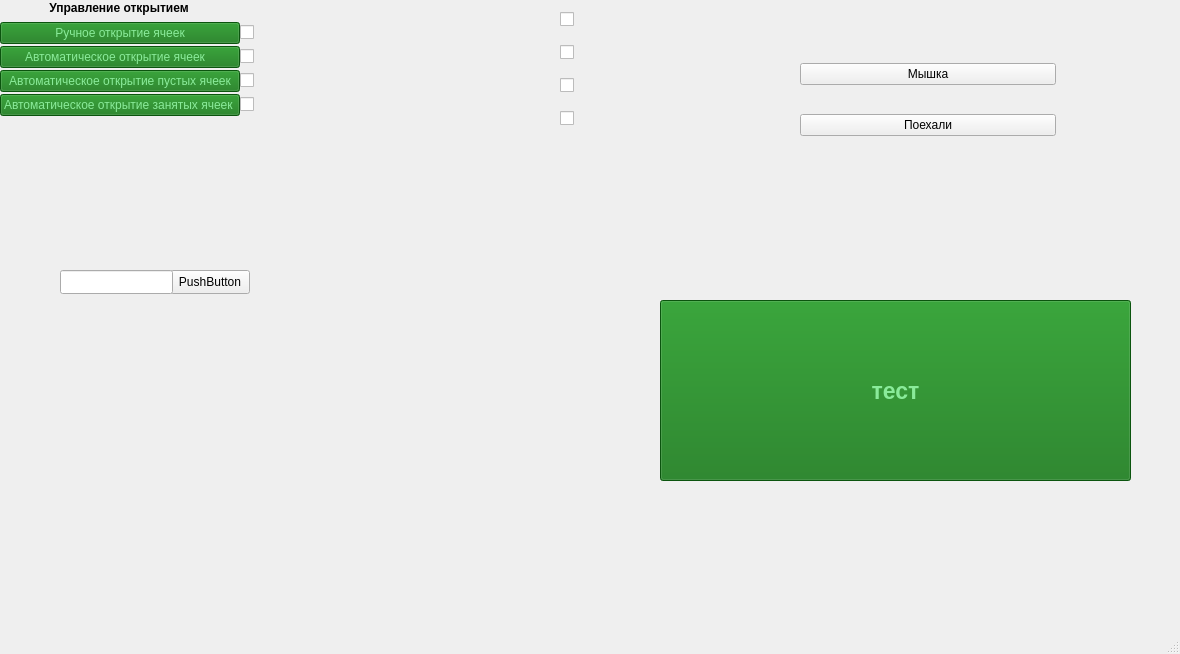
<?xml version="1.0" encoding="UTF-8"?>
<ui version="4.0">
 <class>MainWindow</class>
 <widget class="QMainWindow" name="MainWindow">
  <property name="geometry">
   <rect>
    <x>0</x>
    <y>0</y>
    <width>1180</width>
    <height>654</height>
   </rect>
  </property>
  <property name="windowTitle">
   <string>MainWindow</string>
  </property>
  <property name="toolTip">
   <string>999999</string>
  </property>
  <property name="statusTip">
   <string/>
  </property>
  <property name="whatsThis">
   <string>3</string>
  </property>
  <property name="styleSheet">
   <string notr="true"/>
  </property>
  <property name="1" stdset="0">
   <pixmap/>
  </property>
  <widget class="QWidget" name="centralwidget">
   <widget class="QWidget" name="gridLayoutWidget">
    <property name="geometry">
     <rect>
      <x>0</x>
      <y>20</y>
      <width>254</width>
      <height>98</height>
     </rect>
    </property>
    <layout class="QGridLayout" name="gridLayout">
     <property name="leftMargin">
      <number>0</number>
     </property>
     <property name="bottomMargin">
      <number>0</number>
     </property>
     <property name="spacing">
      <number>0</number>
     </property>
     <item row="3" column="0">
      <widget class="QPushButton" name="avto_open_NULL_door_pushButton">
       <property name="styleSheet">
        <string notr="true">QPushButton{
color: rgb(138, 235, 154);
background: rgb(16, 118, 19);
}
QPushButton:hover
{
color:rgb(217, 255, 208);
background: rgb(16, 118, 19);
}
   </string>
       </property>
       <property name="text">
        <string>Автоматическое открытие пустых ячеек</string>
       </property>
      </widget>
     </item>
     <item row="1" column="0">
      <widget class="QPushButton" name="Avto_open_door_button">
       <property name="enabled">
        <bool>true</bool>
       </property>
       <property name="styleSheet">
        <string notr="true">QPushButton{
color: rgb(138, 235, 154);
background: rgb(16, 118, 19);
}
QPushButton:hover
{
color:rgb(217, 255, 208);
background: rgb(16, 118, 19);
}
   </string>
       </property>
       <property name="text">
        <string>Автоматическое открытие ячеек   </string>
       </property>
       <property name="checkable">
        <bool>false</bool>
       </property>
       <property name="autoRepeat">
        <bool>false</bool>
       </property>
       <property name="autoExclusive">
        <bool>false</bool>
       </property>
       <property name="autoRepeatDelay">
        <number>300</number>
       </property>
       <property name="autoRepeatInterval">
        <number>100</number>
       </property>
       <property name="autoDefault">
        <bool>false</bool>
       </property>
       <property name="default">
        <bool>false</bool>
       </property>
       <property name="flat">
        <bool>false</bool>
       </property>
      </widget>
     </item>
     <item row="3" column="1">
      <widget class="QCheckBox" name="checkBox_avto_open_NULL_door">
       <property name="enabled">
        <bool>true</bool>
       </property>
       <property name="text">
        <string/>
       </property>
      </widget>
     </item>
     <item row="4" column="0">
      <widget class="QPushButton" name="avto_open_full_door_pushButton">
       <property name="styleSheet">
        <string notr="true">QPushButton{
color: rgb(138, 235, 154);
background: rgb(16, 118, 19);
}
QPushButton:hover
{
color:rgb(217, 255, 208);
background: rgb(16, 118, 19);
}
   </string>
       </property>
       <property name="text">
        <string>Автоматическое открытие занятых ячеек </string>
       </property>
      </widget>
     </item>
     <item row="0" column="0">
      <widget class="QPushButton" name="mexanik_open_door_button">
       <property name="enabled">
        <bool>true</bool>
       </property>
       <property name="styleSheet">
        <string notr="true">QPushButton{
color: rgb(138, 235, 154);
background: rgb(16, 118, 19);
}
QPushButton:hover
{
color:rgb(217, 255, 208);
background: rgb(16, 118, 19);
}
   </string>
       </property>
       <property name="text">
        <string>Ручное открытие ячеек</string>
       </property>
       <property name="checkable">
        <bool>false</bool>
       </property>
       <property name="autoRepeat">
        <bool>false</bool>
       </property>
       <property name="autoExclusive">
        <bool>false</bool>
       </property>
       <property name="autoRepeatDelay">
        <number>300</number>
       </property>
       <property name="autoRepeatInterval">
        <number>100</number>
       </property>
       <property name="autoDefault">
        <bool>false</bool>
       </property>
       <property name="default">
        <bool>false</bool>
       </property>
       <property name="flat">
        <bool>false</bool>
       </property>
      </widget>
     </item>
     <item row="1" column="1">
      <widget class="QCheckBox" name="checkBox_avto_open_door">
       <property name="enabled">
        <bool>true</bool>
       </property>
       <property name="text">
        <string/>
       </property>
       <property name="checked">
        <bool>false</bool>
       </property>
       <property name="autoRepeatDelay">
        <number>300</number>
       </property>
       <property name="autoRepeatInterval">
        <number>100</number>
       </property>
       <property name="tristate">
        <bool>false</bool>
       </property>
      </widget>
     </item>
     <item row="0" column="1">
      <widget class="QCheckBox" name="checkBox_mexanik_open_door">
       <property name="enabled">
        <bool>true</bool>
       </property>
       <property name="text">
        <string/>
       </property>
      </widget>
     </item>
     <item row="4" column="1">
      <widget class="QCheckBox" name="checkBox_avto_open_fukll_door">
       <property name="enabled">
        <bool>true</bool>
       </property>
       <property name="text">
        <string/>
       </property>
      </widget>
     </item>
    </layout>
   </widget>
   <widget class="QWidget" name="Steklo" native="true">
    <property name="geometry">
     <rect>
      <x>240</x>
      <y>0</y>
      <width>40</width>
      <height>131</height>
     </rect>
    </property>
    <property name="cursor">
     <cursorShape>ForbiddenCursor</cursorShape>
    </property>
    <property name="mouseTracking">
     <bool>false</bool>
    </property>
    <property name="tabletTracking">
     <bool>false</bool>
    </property>
    <property name="focusPolicy">
     <enum>Qt::NoFocus</enum>
    </property>
    <property name="contextMenuPolicy">
     <enum>Qt::NoContextMenu</enum>
    </property>
    <property name="acceptDrops">
     <bool>false</bool>
    </property>
    <property name="toolTipDuration">
     <number>-1</number>
    </property>
    <property name="autoFillBackground">
     <bool>false</bool>
    </property>
   </widget>
   <widget class="QSplitter" name="splitter">
    <property name="geometry">
     <rect>
      <x>0</x>
      <y>0</y>
      <width>238</width>
      <height>16</height>
     </rect>
    </property>
    <property name="frameShape">
     <enum>QFrame::NoFrame</enum>
    </property>
    <property name="frameShadow">
     <enum>QFrame::Plain</enum>
    </property>
    <property name="lineWidth">
     <number>1</number>
    </property>
    <property name="midLineWidth">
     <number>0</number>
    </property>
    <property name="orientation">
     <enum>Qt::Vertical</enum>
    </property>
    <widget class="QLabel" name="label">
     <property name="toolTip">
      <string>&lt;html&gt;&lt;head/&gt;&lt;body&gt;&lt;p&gt;&lt;br/&gt;&lt;/p&gt;&lt;/body&gt;&lt;/html&gt;</string>
     </property>
     <property name="whatsThis">
      <string>&lt;html&gt;&lt;head/&gt;&lt;body&gt;&lt;p&gt;&lt;br/&gt;&lt;/p&gt;&lt;/body&gt;&lt;/html&gt;</string>
     </property>
     <property name="text">
      <string>&lt;html&gt;&lt;head/&gt;&lt;body&gt;&lt;p align=&quot;center&quot;&gt;&lt;span style=&quot; font-weight:700;&quot;&gt;Управление открытием&lt;/span&gt;&lt;/p&gt;&lt;/body&gt;&lt;/html&gt;</string>
     </property>
    </widget>
   </widget>
   <widget class="QWidget" name="layoutWidget">
    <property name="geometry">
     <rect>
      <x>560</x>
      <y>0</y>
      <width>16</width>
      <height>141</height>
     </rect>
    </property>
    <layout class="QVBoxLayout" name="verticalLayout_2">
     <item>
      <widget class="QCheckBox" name="checkBox_mexanik_open_door_3">
       <property name="enabled">
        <bool>true</bool>
       </property>
       <property name="text">
        <string/>
       </property>
      </widget>
     </item>
     <item>
      <widget class="QCheckBox" name="checkBox_avto_open_door_3">
       <property name="enabled">
        <bool>true</bool>
       </property>
       <property name="text">
        <string/>
       </property>
       <property name="checked">
        <bool>false</bool>
       </property>
       <property name="autoRepeatDelay">
        <number>300</number>
       </property>
       <property name="autoRepeatInterval">
        <number>100</number>
       </property>
       <property name="tristate">
        <bool>false</bool>
       </property>
      </widget>
     </item>
     <item>
      <widget class="QCheckBox" name="checkBox_avto_open_NULL_door_3">
       <property name="enabled">
        <bool>true</bool>
       </property>
       <property name="text">
        <string/>
       </property>
      </widget>
     </item>
     <item>
      <widget class="QCheckBox" name="checkBox_avto_open_fukll_door_3">
       <property name="enabled">
        <bool>true</bool>
       </property>
       <property name="text">
        <string/>
       </property>
      </widget>
     </item>
    </layout>
   </widget>
   <widget class="QWidget" name="verticalLayoutWidget">
    <property name="geometry">
     <rect>
      <x>800</x>
      <y>40</y>
      <width>256</width>
      <height>120</height>
     </rect>
    </property>
    <layout class="QVBoxLayout" name="verticalLayout">
     <item>
      <widget class="QPushButton" name="mishka_color">
       <property name="text">
        <string>Мышка</string>
       </property>
      </widget>
     </item>
     <item>
      <widget class="QPushButton" name="pushButton">
       <property name="text">
        <string>Поехали</string>
       </property>
      </widget>
     </item>
    </layout>
   </widget>
   <widget class="QPushButton" name="pushButton_2">
    <property name="geometry">
     <rect>
      <x>170</x>
      <y>270</y>
      <width>80</width>
      <height>24</height>
     </rect>
    </property>
    <property name="text">
     <string>PushButton</string>
    </property>
   </widget>
   <widget class="QLineEdit" name="lineEdit_KO">
    <property name="geometry">
     <rect>
      <x>60</x>
      <y>270</y>
      <width>113</width>
      <height>24</height>
     </rect>
    </property>
    <property name="maxLength">
     <number>12</number>
    </property>
   </widget>
   <widget class="QPushButton" name="pushButton_4">
    <property name="geometry">
     <rect>
      <x>660</x>
      <y>300</y>
      <width>471</width>
      <height>181</height>
     </rect>
    </property>
    <property name="font">
     <font>
      <pointsize>17</pointsize>
      <bold>true</bold>
     </font>
    </property>
    <property name="styleSheet">
     <string notr="true">QPushButton{
color: rgb(138, 235, 154);
background: rgb(16, 118, 19);
}
QPushButton:hover
{
color:rgb(217, 255, 208);
background: rgb(16, 118, 19);
}
   </string>
    </property>
    <property name="text">
     <string>тест</string>
    </property>
   </widget>
   <zorder>layoutWidget</zorder>
   <zorder>gridLayoutWidget</zorder>
   <zorder>splitter</zorder>
   <zorder>Steklo</zorder>
   <zorder>verticalLayoutWidget</zorder>
   <zorder>pushButton_2</zorder>
   <zorder>lineEdit_KO</zorder>
   <zorder>pushButton_4</zorder>
  </widget>
  <widget class="QStatusBar" name="statusbar">
   <property name="enabled">
    <bool>true</bool>
   </property>
   <property name="mouseTracking">
    <bool>false</bool>
   </property>
   <property name="tabletTracking">
    <bool>false</bool>
   </property>
   <property name="acceptDrops">
    <bool>false</bool>
   </property>
   <property name="statusTip">
    <string>Чо по ошибкам ? </string>
   </property>
   <property name="whatsThis">
    <string>0</string>
   </property>
   <property name="accessibleName">
    <string>0</string>
   </property>
   <property name="accessibleDescription">
    <string>0</string>
   </property>
   <property name="styleSheet">
    <string notr="true"/>
   </property>
  </widget>
 </widget>
 <resources/>
 <connections>
  <connection>
   <sender>mexanik_open_door_button</sender>
   <signal>clicked()</signal>
   <receiver>checkBox_mexanik_open_door_3</receiver>
   <slot>click()</slot>
   <hints>
    <hint type="sourcelabel">
     <x>101</x>
     <y>21</y>
    </hint>
    <hint type="destinationlabel">
     <x>561</x>
     <y>27</y>
    </hint>
   </hints>
  </connection>
  <connection>
   <sender>Avto_open_door_button</sender>
   <signal>clicked()</signal>
   <receiver>checkBox_avto_open_door_3</receiver>
   <slot>click()</slot>
   <hints>
    <hint type="sourcelabel">
     <x>170</x>
     <y>68</y>
    </hint>
    <hint type="destinationlabel">
     <x>561</x>
     <y>60</y>
    </hint>
   </hints>
  </connection>
  <connection>
   <sender>avto_open_NULL_door_pushButton</sender>
   <signal>clicked()</signal>
   <receiver>checkBox_avto_open_NULL_door_3</receiver>
   <slot>click()</slot>
   <hints>
    <hint type="sourcelabel">
     <x>201</x>
     <y>75</y>
    </hint>
    <hint type="destinationlabel">
     <x>561</x>
     <y>93</y>
    </hint>
   </hints>
  </connection>
  <connection>
   <sender>avto_open_full_door_pushButton</sender>
   <signal>clicked()</signal>
   <receiver>checkBox_avto_open_fukll_door_3</receiver>
   <slot>click()</slot>
   <hints>
    <hint type="sourcelabel">
     <x>197</x>
     <y>116</y>
    </hint>
    <hint type="destinationlabel">
     <x>561</x>
     <y>126</y>
    </hint>
   </hints>
  </connection>
  <connection>
   <sender>checkBox_mexanik_open_door_3</sender>
   <signal>clicked(bool)</signal>
   <receiver>Avto_open_door_button</receiver>
   <slot>setDisabled(bool)</slot>
   <hints>
    <hint type="sourcelabel">
     <x>561</x>
     <y>27</y>
    </hint>
    <hint type="destinationlabel">
     <x>154</x>
     <y>65</y>
    </hint>
   </hints>
  </connection>
  <connection>
   <sender>checkBox_mexanik_open_door_3</sender>
   <signal>clicked(bool)</signal>
   <receiver>avto_open_NULL_door_pushButton</receiver>
   <slot>setDisabled(bool)</slot>
   <hints>
    <hint type="sourcelabel">
     <x>561</x>
     <y>27</y>
    </hint>
    <hint type="destinationlabel">
     <x>194</x>
     <y>76</y>
    </hint>
   </hints>
  </connection>
  <connection>
   <sender>checkBox_mexanik_open_door_3</sender>
   <signal>clicked(bool)</signal>
   <receiver>avto_open_full_door_pushButton</receiver>
   <slot>setDisabled(bool)</slot>
   <hints>
    <hint type="sourcelabel">
     <x>561</x>
     <y>27</y>
    </hint>
    <hint type="destinationlabel">
     <x>196</x>
     <y>111</y>
    </hint>
   </hints>
  </connection>
  <connection>
   <sender>checkBox_avto_open_door_3</sender>
   <signal>clicked(bool)</signal>
   <receiver>mexanik_open_door_button</receiver>
   <slot>setDisabled(bool)</slot>
   <hints>
    <hint type="sourcelabel">
     <x>561</x>
     <y>60</y>
    </hint>
    <hint type="destinationlabel">
     <x>214</x>
     <y>21</y>
    </hint>
   </hints>
  </connection>
  <connection>
   <sender>checkBox_avto_open_door_3</sender>
   <signal>clicked(bool)</signal>
   <receiver>avto_open_NULL_door_pushButton</receiver>
   <slot>setDisabled(bool)</slot>
   <hints>
    <hint type="sourcelabel">
     <x>561</x>
     <y>60</y>
    </hint>
    <hint type="destinationlabel">
     <x>197</x>
     <y>86</y>
    </hint>
   </hints>
  </connection>
  <connection>
   <sender>checkBox_avto_open_door_3</sender>
   <signal>clicked(bool)</signal>
   <receiver>avto_open_full_door_pushButton</receiver>
   <slot>setDisabled(bool)</slot>
   <hints>
    <hint type="sourcelabel">
     <x>561</x>
     <y>60</y>
    </hint>
    <hint type="destinationlabel">
     <x>206</x>
     <y>111</y>
    </hint>
   </hints>
  </connection>
  <connection>
   <sender>checkBox_avto_open_NULL_door_3</sender>
   <signal>clicked(bool)</signal>
   <receiver>avto_open_full_door_pushButton</receiver>
   <slot>setDisabled(bool)</slot>
   <hints>
    <hint type="sourcelabel">
     <x>561</x>
     <y>93</y>
    </hint>
    <hint type="destinationlabel">
     <x>220</x>
     <y>116</y>
    </hint>
   </hints>
  </connection>
  <connection>
   <sender>checkBox_avto_open_NULL_door_3</sender>
   <signal>clicked(bool)</signal>
   <receiver>Avto_open_door_button</receiver>
   <slot>setDisabled(bool)</slot>
   <hints>
    <hint type="sourcelabel">
     <x>561</x>
     <y>93</y>
    </hint>
    <hint type="destinationlabel">
     <x>199</x>
     <y>65</y>
    </hint>
   </hints>
  </connection>
  <connection>
   <sender>checkBox_avto_open_NULL_door_3</sender>
   <signal>clicked(bool)</signal>
   <receiver>mexanik_open_door_button</receiver>
   <slot>setDisabled(bool)</slot>
   <hints>
    <hint type="sourcelabel">
     <x>561</x>
     <y>93</y>
    </hint>
    <hint type="destinationlabel">
     <x>219</x>
     <y>21</y>
    </hint>
   </hints>
  </connection>
  <connection>
   <sender>checkBox_avto_open_fukll_door_3</sender>
   <signal>clicked(bool)</signal>
   <receiver>avto_open_NULL_door_pushButton</receiver>
   <slot>setDisabled(bool)</slot>
   <hints>
    <hint type="sourcelabel">
     <x>561</x>
     <y>126</y>
    </hint>
    <hint type="destinationlabel">
     <x>188</x>
     <y>76</y>
    </hint>
   </hints>
  </connection>
  <connection>
   <sender>checkBox_avto_open_fukll_door_3</sender>
   <signal>clicked(bool)</signal>
   <receiver>Avto_open_door_button</receiver>
   <slot>setDisabled(bool)</slot>
   <hints>
    <hint type="sourcelabel">
     <x>561</x>
     <y>126</y>
    </hint>
    <hint type="destinationlabel">
     <x>222</x>
     <y>51</y>
    </hint>
   </hints>
  </connection>
  <connection>
   <sender>checkBox_avto_open_fukll_door_3</sender>
   <signal>clicked(bool)</signal>
   <receiver>mexanik_open_door_button</receiver>
   <slot>setDisabled(bool)</slot>
   <hints>
    <hint type="sourcelabel">
     <x>561</x>
     <y>126</y>
    </hint>
    <hint type="destinationlabel">
     <x>223</x>
     <y>21</y>
    </hint>
   </hints>
  </connection>
  <connection>
   <sender>mexanik_open_door_button</sender>
   <signal>clicked()</signal>
   <receiver>checkBox_mexanik_open_door</receiver>
   <slot>click()</slot>
   <hints>
    <hint type="sourcelabel">
     <x>129</x>
     <y>21</y>
    </hint>
    <hint type="destinationlabel">
     <x>252</x>
     <y>25</y>
    </hint>
   </hints>
  </connection>
  <connection>
   <sender>Avto_open_door_button</sender>
   <signal>clicked()</signal>
   <receiver>checkBox_avto_open_door</receiver>
   <slot>click()</slot>
   <hints>
    <hint type="sourcelabel">
     <x>129</x>
     <y>58</y>
    </hint>
    <hint type="destinationlabel">
     <x>252</x>
     <y>63</y>
    </hint>
   </hints>
  </connection>
  <connection>
   <sender>avto_open_NULL_door_pushButton</sender>
   <signal>clicked()</signal>
   <receiver>checkBox_avto_open_NULL_door</receiver>
   <slot>click()</slot>
   <hints>
    <hint type="sourcelabel">
     <x>140</x>
     <y>89</y>
    </hint>
    <hint type="destinationlabel">
     <x>252</x>
     <y>87</y>
    </hint>
   </hints>
  </connection>
  <connection>
   <sender>avto_open_full_door_pushButton</sender>
   <signal>clicked()</signal>
   <receiver>checkBox_avto_open_fukll_door</receiver>
   <slot>click()</slot>
   <hints>
    <hint type="sourcelabel">
     <x>129</x>
     <y>116</y>
    </hint>
    <hint type="destinationlabel">
     <x>252</x>
     <y>111</y>
    </hint>
   </hints>
  </connection>
  <connection>
   <sender>lineEdit_KO</sender>
   <signal>editingFinished()</signal>
   <receiver>pushButton_2</receiver>
   <slot>click()</slot>
   <hints>
    <hint type="sourcelabel">
     <x>219</x>
     <y>199</y>
    </hint>
    <hint type="destinationlabel">
     <x>301</x>
     <y>202</y>
    </hint>
   </hints>
  </connection>
 </connections>
</ui>
